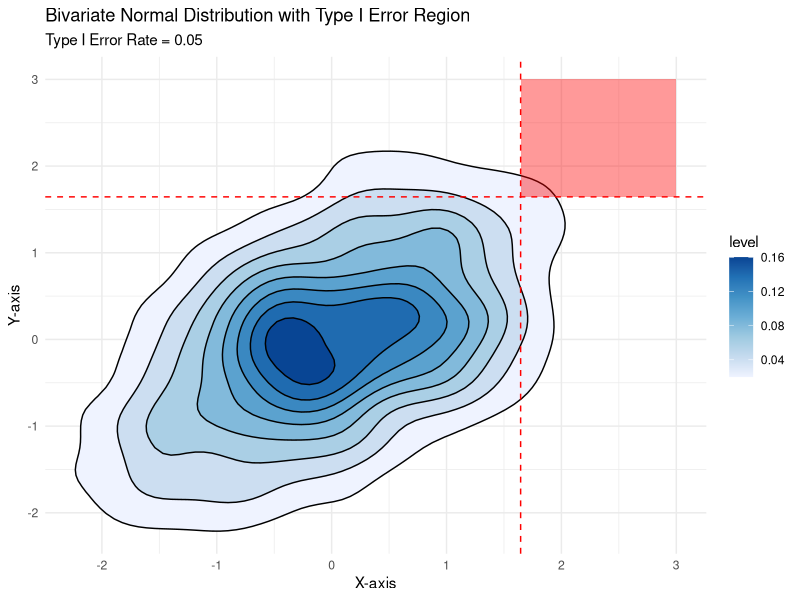

Generate this figure with R:
library(ggplot2)
library(MASS)

mu <- c(0, 0)
sigma <- matrix(c(1, 0.5, 0.5, 1), ncol = 2)
data <- as.data.frame(mvrnorm(n = 1000, mu = mu, Sigma = sigma))

ggplot(data, aes(x = V1, y = V2)) +
  stat_density_2d(aes(fill = after_stat(level)), geom = "polygon", color = "black") +
  scale_fill_distiller(palette = "Blues", direction = 1) +
  geom_vline(xintercept = 1.645, linetype = "dashed", color = "red") + # Critical value for Type I error
  geom_hline(yintercept = 1.645, linetype = "dashed", color = "red") + # Horizontal critical value
  annotate("rect", xmin = 1.645, xmax = 3, ymin = 1.645, ymax = 3, fill = "red", alpha = 0.4) +
  labs(title = "Bivariate Normal Distribution with Type I Error Region",
       subtitle = "Type I Error Rate = 0.05",
       x = "X-axis", y = "Y-axis") +
  theme_minimal()

